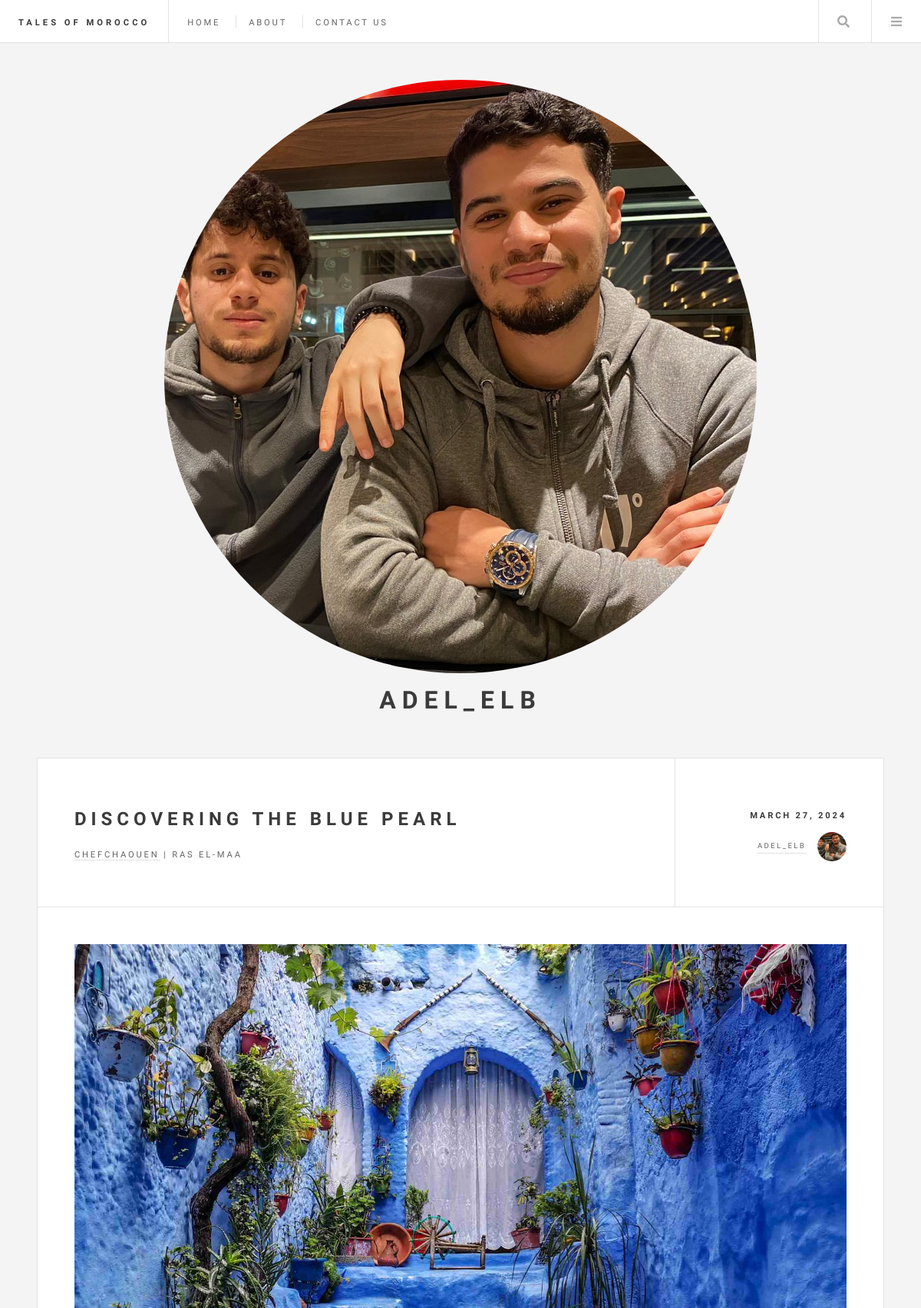
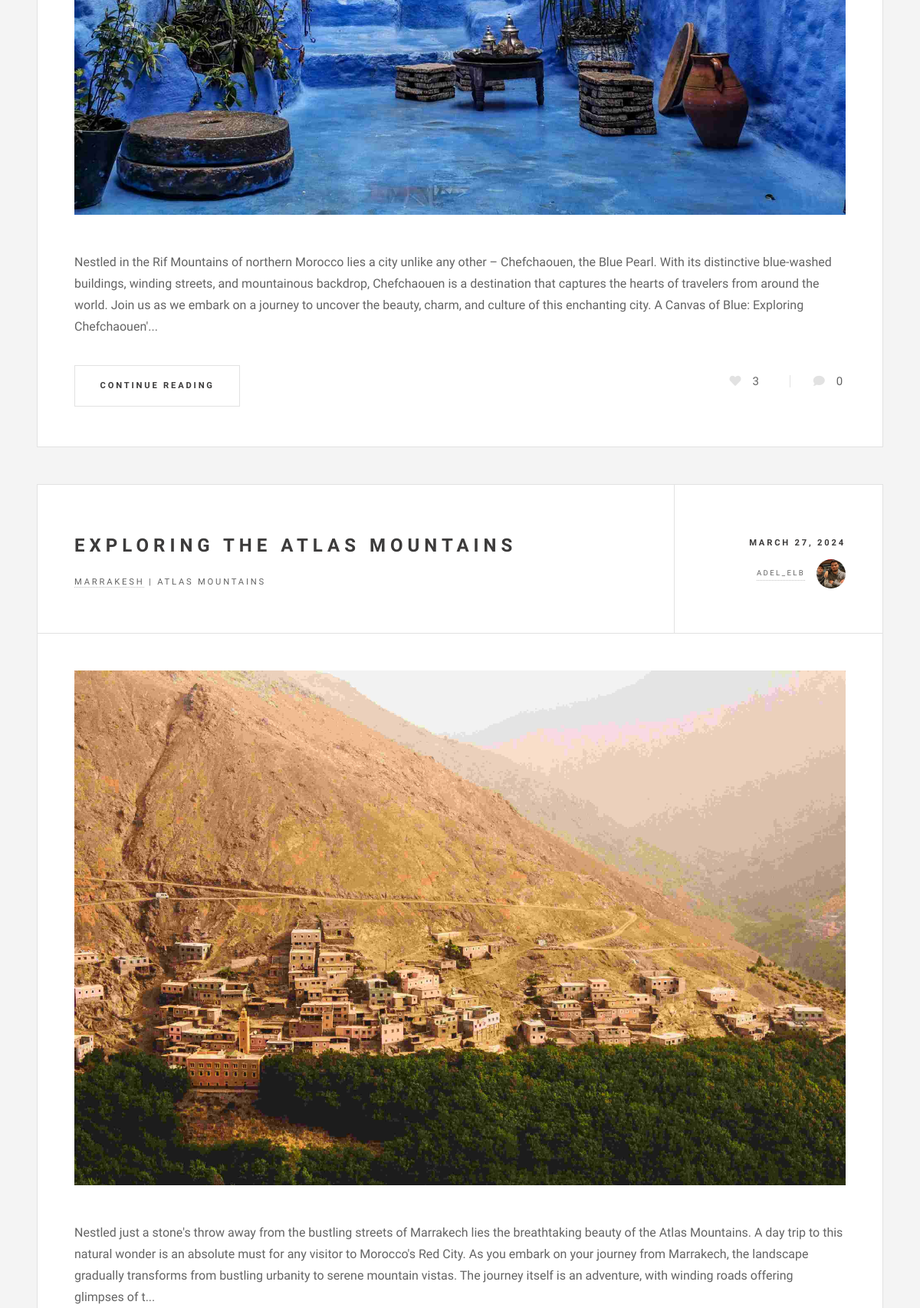
Page /profile/1/ (upper part) on the committed database (2 pictures, top to bottom).
### base/models.py (models this page shows, shortened)
class BlogPost(models.Model):
    author = models.ForeignKey(User, on_delete=models.CASCADE, null=True)
    title = models.CharField(max_length=200)
    city = models.ForeignKey(City, on_delete=models.SET_NULL, null=True)
    specific_location = models.CharField(max_length=200, null=True, blank=True)
    description = models.TextField(null=False, blank=False)
    food = models.CharField(max_length=200, blank=True)
    food_rating = models.IntegerField(null=True, blank=True,
                                      validators=[MinValueValidator(1),
                                                  MaxValueValidator(5)])
    accommodation = models.CharField(max_length=200, blank=True)
    accommodation_rating = models.IntegerField(null=True, blank=True,
                                               validators=[MinValueValidator(1),
                                                           MaxValueValidator(5)])
    picture = models.ImageField(null=True, blank=True)
    likes = models.IntegerField(default=0)
    updated = models.DateTimeField(auto_now=True)
    created = models.DateTimeField(auto_now_add=True)
    class Meta:
        ordering = ['-created']
    def class_name(self) -> str:
        return self.__class__.__name__
    def short_description(self) -> str:
        return f'{self.description[:430]}...'

class City(models.Model):
    name = models.CharField(max_length=200)
    def __str__(self) -> str:
        return self.name

class User(AbstractUser):
    name = models.CharField(max_length=200, null=True, blank=False)
    email = models.EmailField(unique=True, null=False, blank=False)
    bio = models.TextField(null=True, blank=True)
    avatar = models.ImageField(null=True, default="default.jpg")
    USERNAME_FIELD = 'email'
    REQUIRED_FIELDS = []

### base/views.py (the view)
# urls.py: path('profile/<str:pk>/', views.profilePage, name='profile'),
def profilePage(request, pk):
    user = User.objects.get(id=int(pk))
    posts = BlogPost.objects.filter(author__id=int(pk))
    user_comments = user.comment_set.all()
    user_likes = user.like_set.all()
    postSetup(request, posts)
    activities = sortActivities(posts, user_likes, user_comments)
    context = {
        'title': 'Profile Page',
        'user': user,
        'posts': posts,
        'activities': activities[:10]
    }
    return render(request, 'profile.html', context)

### base/models.py (called while the page is built)
    def class_name(self) -> str:
        return self.__class__.__name__

    def class_name(self) -> str:
        return self.__class__.__name__

### base/views.py (called while the page is built)
def postSetup(request, posts):
    for post in posts:
        post.comments = post.comment_set.all()
    user_likes = None;
    if request.user.is_authenticated:
        user_likes = Like.objects.filter(user=request.user)
    for post in posts:
        post.user_liked = user_likes.filter(blogPost=post).exists() if user_likes else False

def sortActivities(posts, likes, comments):
    activities = sorted(
        chain(posts, comments, likes),
        key=attrgetter('created'),
        reverse=True
    )
    return activities

### base/templates/profile.html (shortened to what this page needs)
{% extends 'layout.html' %}
{% load static %}
{% block content %}
  <div id="wrapper">
    {% include 'header_menu.html' %}
    <div id="main">
      {% for post in posts %}
      <article class="post">
        <header>
          <div class="title">
            <h2><a href="{% url 'blog' post.id %}">{{ post.title }}</a></h2>
            <p>
              <a href="{% url 'city-blogs' post.city.id %}">{{ post.city }}</a> | {{post.specific_location }}
            </p>
          </div>
          <div class="meta">
            <time class="published" datetime="2015-11-01">{{ post.created | date }}</time>
            <a href="{% url 'profile' post.author.id %}" class="author">
              <span class="name">{{ post.author.username}}</span>
              <img src="{{ post.author.avatar.url }}" alt=""/></a>
          </div>
        </header>
        {% if post.picture %}
        <a href="{% url 'blog' post.id %}" class="image featured">
          <img src="{{ post.picture.url }}" alt=""/></a>
        {% else %}
        <a href="{% url 'blog' post.id %}" class="image featured">
          <img src="{% static 'images/cuisine.jpg' %}" alt=""/></a>
        {% endif %}
        <p>{{ post.short_description }}</p>
        <footer>
          <ul class="actions">
            <li>
              <a href="{% url 'blog' post.id %}" class="button large">Continue Reading</a>
            </li>
          </ul>
          <ul class="stats">
            <li>
              <i class="icon solid fa-heart {% if post.user_liked %}liked{% endif %}"
              data-post-id="{{ post.id }}"></i><span id="like-{{ post.id }}">{{ post.likes }}</span>
            </li>
            <li>
              <a href="{% url 'blog' post.id %}" class="icon solid fa-comment">{{ post.comments.count }}</a>
            </li>
          </ul>
        </footer>
      </article>
      {% endfor %}
    </div>
    <section id="sidebar">
        <section id="intro">
          <img src="{{ user.avatar.url }}" style="
            width: 70%;
            height: 70%;
            border-radius: 50%;
          " alt="" />
          <header>
            <div class="profile-username">
              <h2>{{ user.username }}</h2>
            </div>
          </header>
        </section>
    </section>
  </div>
{% endblock %}

### static/styles/main_1.css (style rules this page uses)
.stats { font-size: 25px; }
i.icon.solid.fa-heart { cursor: pointer; }

### rows in the picture
BlogPost: title "DISCOVERING THE BLUE PEARL", city "CHEFCHAOUEN", specific_location "RAS EL-MAA", created "MARCH 27, 2024", author.username "ADEL_ELB", author.avatar (picture), picture (picture), short_description "Nestled in the Rif Mountains of northern Morocco lies a city unlike any other – Chefchaouen, the Blue Pearl. With its distinctive blue-washed buildings, winding streets, and mountainous backdrop, Chefchaouen is a destination that captures the hearts of travelers from around the world. Join us as we embark on a journey to uncover the beauty, charm, and culture of this enchanting city. A Canvas of Blue: Exploring Chefchaouen'...", likes "3", comments.count "0"
BlogPost: title "EXPLORING THE ATLAS MOUNTAINS", city "MARRAKESH", specific_location "ATLAS MOUNTAINS", created "MARCH 27, 2024", author.username "ADEL_ELB", author.avatar (picture), picture (picture), short_description "Nestled just a stone's throw away from the bustling streets of Marrakech lies the breathtaking beauty of the Atlas Mountains. A day trip to this natural wonder is an absolute must for any visitor to Morocco's Red City. As you embark on your journey from Marrakech, the landscape gradually transforms from bustling urbanity to serene mountain vistas. The journey itself is an adventure, with winding roads offering glimpses of t..."
User: avatar (picture), username "ADEL_ELB"
